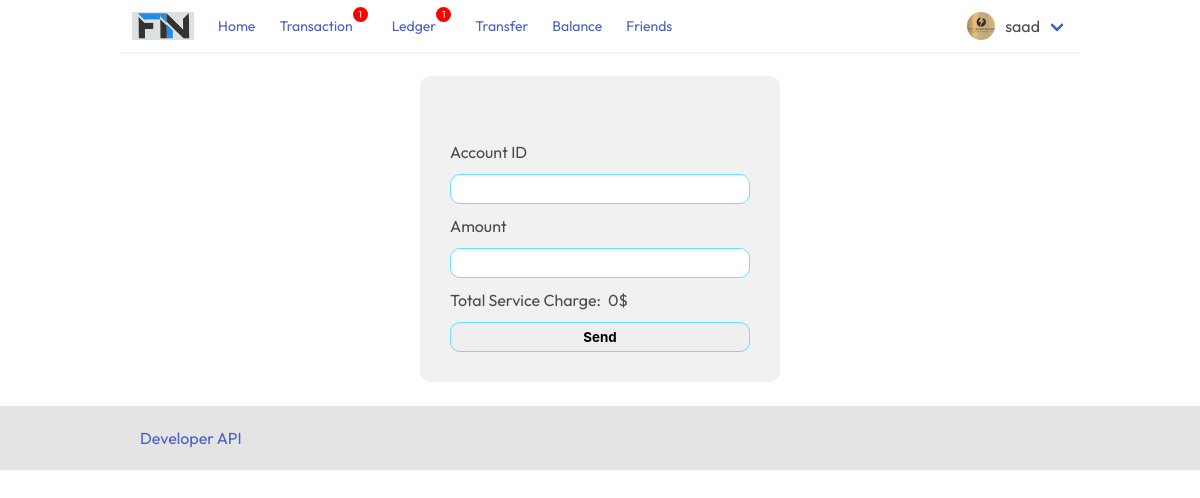
The app's page /transfer/ (signed in) with its own data.
### base/models.py (models this page shows, shortened)
class User(AbstractUser):
    name = models.CharField(max_length=200, null=True)
    username = models.CharField(unique=True, max_length=10)
    email = models.EmailField(unique=True, null=True)
    avater = models.ImageField()
    USERNAME_FIELD = 'username'
    REQUIRED_FIELDS = ['email']

### base/views.py (the view)
# urls.py: path('transfer/', views.transfer),
def transfer(request):
    get_transfer(request)
    gas_fee = Revenue.objects.get(id=1).gas_fee
    data = get_transaction(request)
    count = data['count']
    ledgers = Ledger.objects.all()
    ledger_count = ledgers.count()
    return render(request, 'transfer.html', {'count': count,
                                             "gas_fee": gas_fee, 'ledger_count': ledger_count})

### base/utils.py (called while the page is built)
def get_transaction(request):
    transactions = Ledger.objects.filter(
        sender=request.user.username) or Ledger.objects.filter(receiver=request.user.username)
    count = transactions.count()
    no_tran = ''
    if not transactions:
        no_tran = 'No transaction'
    return {'transactions': transactions, 'count': count, 'no_tran': no_tran}

### templates/transfer.html (shortened to what this page needs)
{% extends 'base.html' %}
{% load static %}
{% block content %}
<main>
    <div class="transfer">
        <form action="" method="POST">
            <br>
            <label for="accountid">Account ID</label>
            <input type="text" name="accountid">
            <label for="amount">Amount</label>
            <input type="number" step="0.01" name="amount" onkeyup="keyHandle(value)">
            <div id="service_charge" style="display: flex;">
                <p>Total Service Charge: </p>
                <p class="charge_amount" style="margin-left: 7px;"> 0</p>
                <p>$</p>
            </div>
            <input type="submit" value="Send">
        </form>
    </div>
</main>
{% endblock content %}

### templates/base.html (shortened to what this page needs)
{% load static %}
<!DOCTYPE html>
<html lang="en">
<head>
    <link rel="stylesheet" href="{% static 'css/bulma.min.css' %}">
    <link rel="stylesheet" href="{% static 'css/style.css' %}">
</head>
<body>
    <header>
        <nav class="navbar has-shadow">
            <div class="navbar-brand">
                <a class="navbar-item" href="{% url 'home' %}">
                    <img src="{% static 'images/Fin.png' %}" alt="Digital Bank">
                </a>
            </div>
            <div class="navbar-menu">
                <div class="navbar-start">
                    <div class="navbar-item">
                        <small><a href="{% url 'home' %}">Home</a></small>
                    </div>
                    {% if request.user.is_authenticated %}
                    <div class="navbar-item transaction">
                        <small><a href="{% url 'transaction' %}">Transaction</a></small>
                        <span id="notification-count">{{ count }}</span>
                    </div>
                    <div class="navbar-item">
                        <small><a href="{% url 'ledger' %}">Ledger</a></small>
                        <span id="notification-count">{{ ledger_count }}</span>
                    </div>
                    <div class="navbar-item">
                        <small><a href="{% url 'transfer' %}">Transfer</a></small>
                    </div>
                    <div class="navbar-item">
                        <small><a href="{% url 'balance' request.user.username %}">Balance</a></small>
                    </div>
                    <div class="navbar-item">
                        <small><a href="{% url 'friends' %}">Friends</a></small>
                    </div>
                    {% endif %}
                </div>
                {% if request.user.is_authenticated %}
                <div class="navbar-end">
                    <div class="navbar-item has-dropdown is-hoverable">
                        <div class="navbar-link">
                            <img src="{{ request.user.avater.url }}" alt="{% static 'images/user.png' %}"
                                style="width: 1.75rem; height: 1.75rem; border-radius: 50%; object-fit: cover;margin-right: 10px;">
                            {{ request.user.username }}
                        </div>
                    </div>
                </div>
                {% endif %}
            </div>
        </nav>
    </header>
    {% block content %}
    {% endblock content %}
    <footer>
        <ul>
            <li><a href="{% url 'developer' %}">Developer API</a></li>
        </ul>
    </footer>
</body>
</html>

### static/css/style.css (style rules this page uses)
body { padding: 0; margin: 0; font-family: "Outfit", sans-serif; }
.navbar { margin: 0 10%; }
#notification-count { height: 15px; width: 15px; border-radius: 50%; object-fit: cover; box-sizing: border-box; background-color: red; margin-top: -23px; color: white; font-size: 10px; text-align: center; }
footer { background-color: #e4e4e4; width: 100%; }
footer ul { margin: 0 10%; padding: 20px; }
.transfer { margin: 2% 10%; display: flex; flex-direction: column; justify-content: center; align-items: center; }
form { display: flex; flex-direction: column; gap: 10px; background-color: #f1f1f1; padding: 30px; border-radius: 10px; }
form input { height: 30px; width: 300px; border: 1px solid #67e1ff; border-radius: 10px; font-weight: 700; padding: 5px; }

### records on screen
User: user.avater (picture), user.username "saad"

### other values on screen
{{ count }} "1"
{{ ledger_count }} "1"
